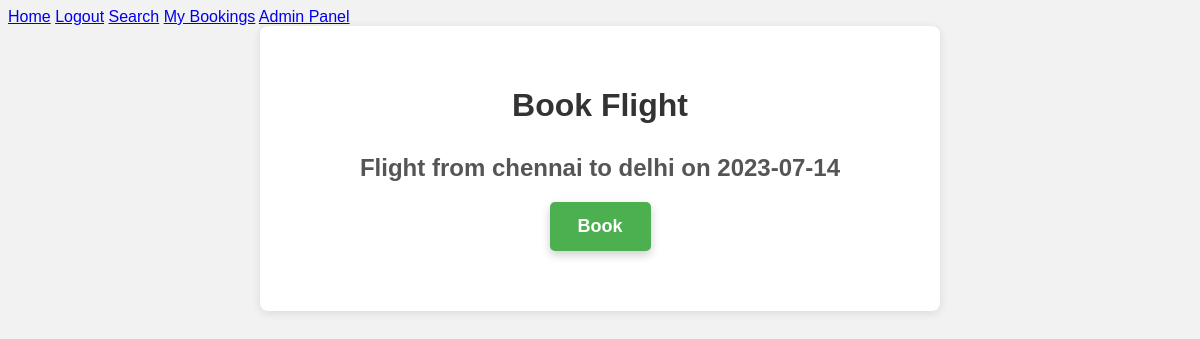
/book-flight/2 (signed in), run on the app's committed database.
### main.py (models this page shows)
class Flight(db.Model):
    id = db.Column(db.Integer, primary_key=True)
    flight_number = db.Column(db.String(20), nullable=False)
    location = db.Column(db.String(20), nullable = False)
    destination =  db.Column(db.String(20), nullable = False)
    date = db.Column(db.Date(), nullable = False )
    available_seats = db.Column(db.Integer, nullable=False)

### main.py (the view, shortened to what this page needs)
@app.route('/book-flight/<int:flight_id>', methods=['GET', 'POST'])
@login_required
def book_flight(flight_id):
    flight = Flight.query.get_or_404(flight_id)
    return render_template('book_flight.html', flight=flight)

### main.py (called while the page is built)
@login_manager.user_loader
def load_user(user_id):
    return User.query.get(int(user_id))

### templates/book_flight.html (shortened to what this page needs)
{% extends 'layout.html' %}
{% block content %}
<div class="container">
    <h1>Book Flight</h1>
    <h2>Flight from {{flight.location}} to {{ flight.destination }} on {{ flight.date }}</h2>
    <form method="POST">
        <button type="submit">Book</button>
    </form>
</div>
{% endblock %}

### templates/book_flight.html (style rules this page uses)
body { background-color: #f2f2f2; font-family: Arial, sans-serif; }
.container { max-width: 600px; margin: 0 auto; padding: 40px; background-color: #fff; border-radius: 8px; box-shadow: 0 2px 10px rgba(0, 0, 0, 0.1); text-align: center; }
h1 { color: #333; font-size: 32px; font-weight: bold; margin-bottom: 30px; }
h2 { color: #555; font-size: 24px; margin-bottom: 20px; }
form { margin-bottom: 20px; }
button { padding: 14px 28px; font-size: 18px; font-weight: bold; color: #fff; background-color: #4caf50; border: none; border-radius: 5px; cursor: pointer; transition: background-color 0.3s ease; box-shadow: 0 4px 10px rgba(0, 0, 0, 0.2); }

### data on the page
Flight: location "chennai", destination "delhi", date "2023-07-14"
